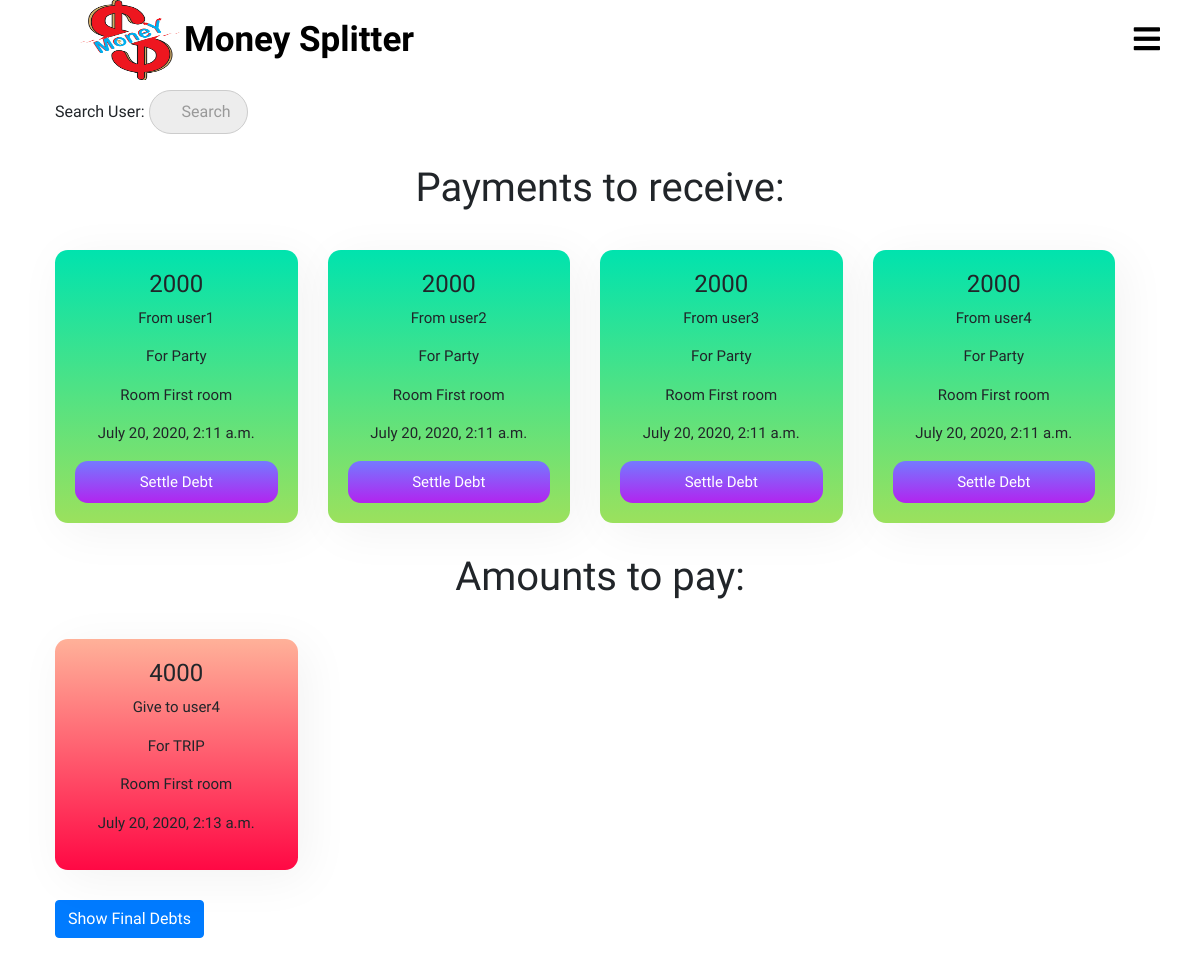
The page /splitter/my_debts/ (signed in) on the database its author committed.
### splitter/models.py (models this page shows, shortened)
class debt(models.Model):
    room = models.ForeignKey(room,on_delete = models.CASCADE, related_name = 'room_debts')
    transaction = models.ForeignKey(transaction, on_delete = models.CASCADE, related_name = 'transactions_debt')
    sender = models.ForeignKey(User, on_delete = models.CASCADE, related_name = 'transaction_sender')
    receiver = models.ForeignKey(User, on_delete= models.CASCADE, related_name = 'transaction_receiver')
    amount = models.IntegerField()

class User(AbstractUser):
    pass

class transaction(models.Model):
    room = models.ForeignKey(room, on_delete = models.CASCADE, related_name = 'room_transaction')
    amount = models.IntegerField()
    reason = models.CharField(max_length = 250)
    created_at = models.DateTimeField(auto_now=True)
    payer = models.ForeignKey(User, on_delete = models.CASCADE, related_name = 'transaction_payer')
    splitters = models.ManyToManyField(User, related_name = "transaction_members")

class room(models.Model):
    creater = models.ForeignKey(User,on_delete=models.CASCADE,related_name="creater")
    name = models.CharField(max_length=250)
    members = models.ManyToManyField(User,through="room_members")

### splitter/views.py (the view, shortened to what this page needs)
# urls.py: path('my_debts/',views.my_debts,name="my_debts"),
def my_debts(request):
    income = debt.objects.filter(receiver=request.user)
    expense = debt.objects.filter(sender=request.user)
    query = request.GET.get("q", None)
    return render(request,'splitter/my_debts.html',{'incomes':income,'expenses':expense})

### templates/splitter/my_debts.html (shortened to what this page needs)
{% extends 'splitter/base.html' %}
{% load static %}
{% block css %}
  <link rel="stylesheet" href="{% static 'css/mysearchbar.css' %}">
  <link rel="stylesheet" href="{% static 'css/my_debts.css' %}">
{% endblock %}
{% block content %}
<div class="container">
  <div class="my-debts-info">
    <form method='GET' action="{% url 'splitter:my_debts' %}">
      <p>Search User: <input type='search' name='q' placeholder='Search'></p>
    </form>
    <div class="my-debts-income">
      <h1>Payments to receive:</h1>
      <div class="row">
         {% if incomes.count == 0 %}
         <h4>No payments to receive!!!</h4>
         {% else %}
        {% for income in incomes %}
        <div class="col-lg-3 col-md-4 col-sm-6 col-12">
          <div class="my-debts-income-info">
            <h4>{{ income.amount }}</h4>
            <p>From {{ income.sender.username }}</p>
            <p>For {{ income.transaction.reason }}</p>
            <p>Room {{ income.room.name }}</p>
            <p>{{ income.transaction.created_at }}</p>
            <a href="{% url 'splitter:delete_debt' pk=income.pk %}" data-target="#{{ income.sender.username }}_{{ income.pk }}" data-toggle="modal">
              <div class="settle-debt-button">
                Settle Debt
              </div>
            </a>
          </div>
        </div>
        {% endfor %}
        {% endif %}
      </div>
    </div>
    <div class="my-debts-expense">
      <h1>Amounts to pay:</h1>
      <div class="row">
        {% if expenses.count == 0 %}
        <h4>No amounts to pay!!!</h4>
        {% else %}
        {% for expense in expenses %}
        <div class="col-lg-3 col-md-4 col-sm-6 col-12">
          <div class="my-debts-expense-info">
            <h4>{{ expense.amount }}</h4>
            <p>Give to {{ expense.receiver.username }}</p>
            <p>For {{ expense.transaction.reason }}</p>
            <p>Room {{ expense.room.name }}</p>
            <p>{{ expense.transaction.created_at }}</p>
          </div>
        </div>
        {% endfor %}
        {% endif %}
      </div>
    </div>
    <a href="{% url 'splitter:final_settlements' %}" class="btn btn-primary final-debts-button">Show Final Debts</a>
  </div>
  </div>
{% endblock %}

### templates/splitter/base.html (shortened to what this page needs)
{% load static %}
<!DOCTYPE html>
<html lang="en" dir="ltr">
  <head>
    <link rel="stylesheet" href="https://stackpath.bootstrapcdn.com/bootstrap/4.5.0/css/bootstrap.min.css">
    <link rel="stylesheet" href="https://pro.fontawesome.com/releases/v5.10.0/css/all.css">
  	<link href="https://unpkg.com/aos@2.3.1/dist/aos.css" rel="stylesheet">
    <link rel="stylesheet" href="{% static 'css/home_page.css' %}">
    {% block css %}
    {% endblock %}
    {% load bootstrap4 %}
    {% bootstrap_css %}
  </head>
  <body>
    <nav>
      <label for="check" class="checkbtn">
        <i class="fas fa-bars"></i>
      </label>
      <a href="{% url 'home' %}">
      <label class="logoimg"> <img src="{% static 'images/akshat. copy.png' %}" alt=""> </label>
      <label class="logo">Money Splitter</label>
      </a>
    </nav>
    {% block content %}
    {% endblock %}
    </body>
</html>

### static/css/home_page.css (style rules this page uses)
* { padding: 0; margin: 0; text-decoration: none; list-style: none; box-sizing: border-box; font-family: 'Merienda One', cursive; }
body,html { overflow-x: hidden; }
:root { var(--IndianRed): #db575b; var(--Aqua): #99ffe4; var(--MiddleBlue): #88cfd3; var(--SteelBlue): #578bb2; var(--BdazzledBlue): #345c98; var(--DarkButton): linear-gradient(to top, #30cfd0 0%, #330867 100%); var(--LightButton): linear-gradient(to top, #48c6ef 0%, #6f86d6 100%); var(--RedButton): linear-gradient(45deg, #874da2 0%, #c43a30 100%); }
nav { background: white; position: sticky; height: 80px; width: 100%; color: white; top: 0; z-index: 100; margin: 0px; }
label.logo { vertical-align: top; font-size: 35px; line-height: 80px; font-weight: bold; color: black; margin: 0; }
label.logoimg { margin-left: 80px; }
label.logoimg img { height: 80px; width: 100px; }
.checkbtn { font-size: 30px; color: black; float: right; line-height: 80px; margin-right: 40px; cursor: pointer; display: none; }
.logoimg { height: 100px; width: 100px; }
@media only screen and (max-width: 1350px) { .checkbtn { display: block; } }

### static/css/my_debts.css (style rules this page uses)
* { margin: 0; padding: 0; }
body,html { margin: 0px; padding: 0; }
.my-debts-info { margin: 0; margin-bottom: 20px; padding: 10px; }
.my-debts-info .my-debts-income { text-align: center; margin: 30px 0px; justify-content: center; }
.my-debts-info .my-debts-expense { text-align: center; margin: 30px 0px; justify-content: center; }
.my-debts-info .my-debts-income .row { width: 100%; }
.my-debts-info .my-debts-expense .row { width: 100%; }
.my-debts-income-info { margin-top: 30px; padding: 20px; box-shadow: .5rem .5rem 3rem 1px rgba(0,0,0,.05); background-image: linear-gradient(to top, #9be15d 0%, #00e3ae 100%); border-radius: .8rem; text-align: center; font-size: 15px; }
.my-debts-expense-info { margin-top: 30px; padding: 20px; box-shadow: .5rem .5rem 3rem 1px rgba(0,0,0,.05); background-image: linear-gradient(to top, #ff0844 0%, #ffb199 100%); border-radius: .8rem; text-align: center; font-size: 15px; }
.my-debts-income-info .settle-debt-button { width: 100%; background-image: linear-gradient(to top, #b224ef 0%, #7579ff 100%); text-align: center; padding: 10px 0px; color: white; text-decoration: none; border-radius: .8rem; }

### rows shown on the page
debt: amount "2000", sender.username "user1", transaction.reason "Party", room.name "First room", transaction.created_at "July 20, 2020, 2:11 a.m."
debt: amount "2000", sender.username "user2", transaction.reason "Party", room.name "First room", transaction.created_at "July 20, 2020, 2:11 a.m."
debt: amount "2000", sender.username "user3", transaction.reason "Party", room.name "First room", transaction.created_at "July 20, 2020, 2:11 a.m."
debt: amount "2000", sender.username "user4", transaction.reason "Party", room.name "First room", transaction.created_at "July 20, 2020, 2:11 a.m."
debt: amount "4000", receiver.username "user4", transaction.reason "TRIP", room.name "First room", transaction.created_at "July 20, 2020, 2:13 a.m."
